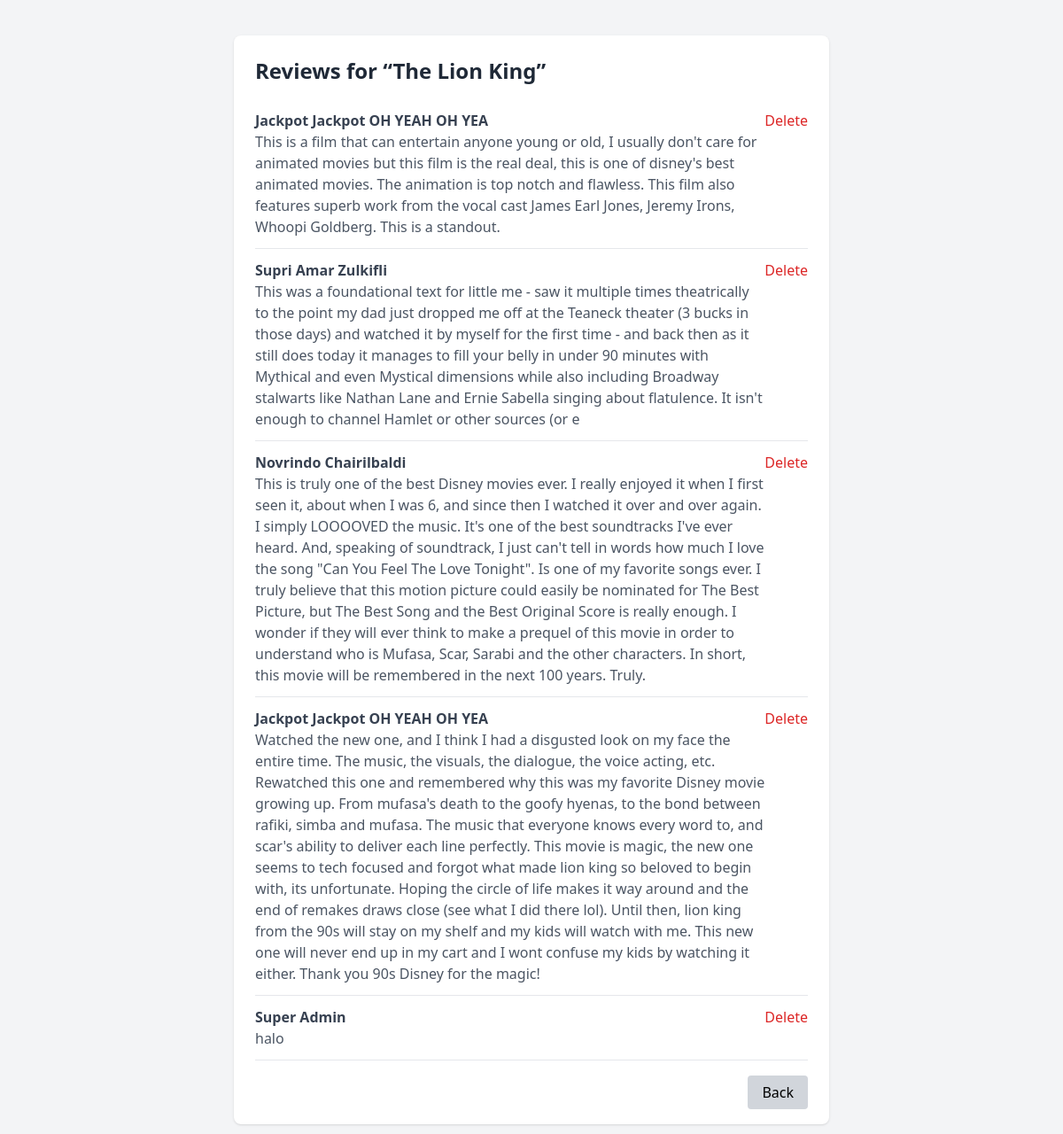
/admin_view_reviews.php?m_id=2 (signed in), run on the app's committed database.
### tables this page shows
CREATE TABLE `movie` (
  `m_id` int(5) NOT NULL,
  `m_name` varchar(50) NOT NULL,
  `m_image` varchar(255) NOT NULL,
  `m_rating` float NOT NULL,
  `m_genre` enum('animation','action','horror','comedy','mystery','live action','series') NOT NULL,
  `m_desc` varchar(255) NOT NULL,
  `m_directed` varchar(35) NOT NULL
);

CREATE TABLE `reviews` (
  `r_id` int(5) NOT NULL,
  `user_id` int(5) NOT NULL,
  `m_id` int(5) NOT NULL,
  `review` varchar(2000) NOT NULL
);

CREATE TABLE `account` (
  `id` int(5) NOT NULL,
  `email` varchar(30) NOT NULL,
  `name` varchar(30) NOT NULL,
  `password` varchar(255) NOT NULL,
  `role` enum('admin','user') NOT NULL
);

### admin_view_reviews.php (the view, shortened to what this page needs)
<?php
include 'db_connect.php';
$m_id = $_GET['m_id'] ?? 0;
$movie = mysqli_fetch_assoc(mysqli_query($conn, "SELECT m_name FROM movie WHERE m_id='$m_id'"));
$q = "
  SELECT r.review, r.r_id AS review_id, a.name AS user_name
  FROM reviews r
  JOIN account a ON r.user_id = a.id
  WHERE r.m_id = '$m_id'
";
$res = mysqli_query($conn, $q);
?>
<!DOCTYPE html>
<html lang="en">
<head>
  <script src="https://cdn.tailwindcss.com"></script>
</head>
<body class="bg-gray-100 p-10">
  <div class="max-w-2xl mx-auto bg-white p-6 rounded-lg shadow">
    <h2 class="text-2xl font-bold mb-4 text-gray-800">
      Reviews for “<?= htmlspecialchars($movie['m_name']) ?>”
    </h2>
    <?php if (mysqli_num_rows($res) > 0): ?>
      <?php while ($r = mysqli_fetch_assoc($res)): ?>
        <div class="flex justify-between items-start border-b py-3">
          <div>
            <p class="font-semibold text-gray-700"><?= htmlspecialchars($r['user_name']) ?></p>
            <p class="text-gray-600"><?= htmlspecialchars($r['review']) ?></p>
          </div>
          <a href="admin_delete_review.php?id=<?= $r['review_id'] ?>&m_id=<?= $m_id ?>"
             onclick="return confirm('Yakin hapus review ini?')"
             class="text-red-600 hover:text-red-800 font-medium">Delete</a>
        </div>
      <?php endwhile; ?>
    <?php else: ?>
      <p class="text-gray-500">Belum ada review untuk film ini.</p>
    <?php endif; ?>
    <div class="mt-6 text-right">
      <a href="admin_dashboard.php" class="bg-gray-300 px-4 py-2 rounded hover:bg-gray-400 transition">Back</a>
    </div>
  </div>
</body>
</html>

### data on the page
movie: m_name "The Lion King"
reviews: user.name "Jackpot Jackpot OH YEAH OH YEA", review "This is a film that can entertain anyone young or old, I usually don't care for animated movies but this film is the real deal, this is one of disney's best animated movies. The animation is top notch and flawless. This film also features superb work from the vocal cast James Earl Jones, Jeremy Irons, Whoopi Goldberg. This is a standout."
reviews: user.name "Supri Amar Zulkifli", review "This was a foundational text for little me - saw it multiple times theatrically to the point my dad just dropped me off at the Teaneck theater (3 bucks in those days) and watched it by myself for the first time - and back then as it still does today it manages to fill your belly in under 90 minutes with Mythical and even Mystical dimensions while also including Broadway stalwarts like Nathan Lane and Ernie Sabella singing about flatulence. It isn't enough to channel Hamlet or other sources (or e"
reviews: user.name "Novrindo Chairilbaldi", review "This is truly one of the best Disney movies ever. I really enjoyed it when I first seen it, about when I was 6, and since then I watched it over and over again. I simply LOOOOVED the music. It's one of the best soundtracks I've ever heard. And, speaking of soundtrack, I just can't tell in words how much I love the song \"Can You Feel The Love Tonight\". Is one of my favorite songs ever. I truly believe that this motion picture could easily be nominated for The Best Picture, but The Best Song and the Best Original Score is really enough. I wonder if they will ever think to make a prequel of this movie in order to understand who is Mufasa, Scar, Sarabi and the other characters. In short, this…"
reviews: user.name "Jackpot Jackpot OH YEAH OH YEA", review "Watched the new one, and I think I had a disgusted look on my face the entire time. The music, the visuals, the dialogue, the voice acting, etc. Rewatched this one and remembered why this was my favorite Disney movie growing up. From mufasa's death to the goofy hyenas, to the bond between rafiki, simba and mufasa. The music that everyone knows every word to, and scar's ability to deliver each line perfectly. This movie is magic, the new one seems to tech focused and forgot what made lion king so beloved to begin with, its unfortunate. Hoping the circle of life makes it way around and the end of remakes draws close (see what I did there lol). Until then, lion king from the 90s will stay on…"
reviews: user.name "Super Admin", review "halo"
